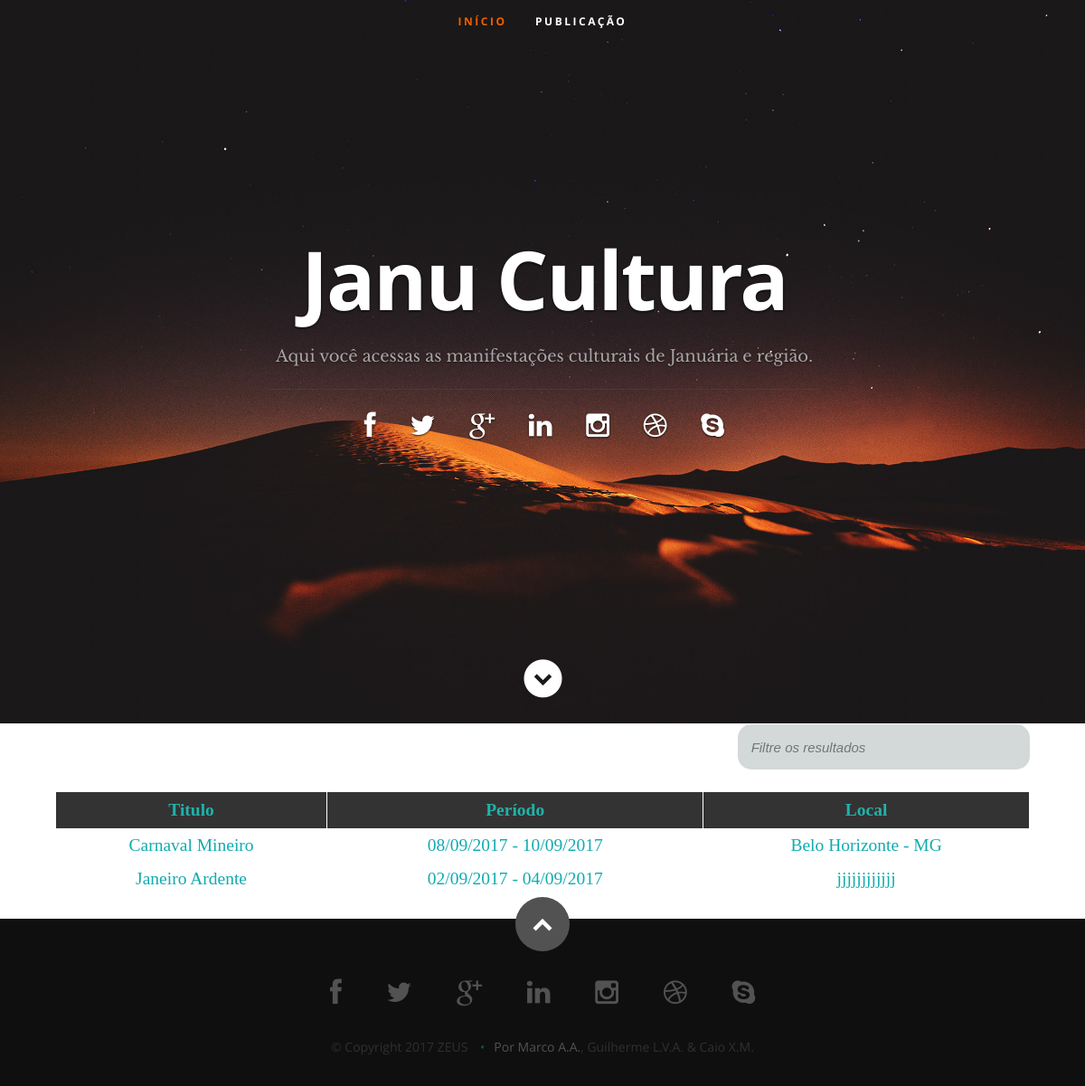
The page /site/index.php on the database its author committed.
### tables this page shows
CREATE TABLE `eventos` (
  `id` int(11) NOT NULL,
  `titulo` varchar(100) NOT NULL,
  `data_inicio` date DEFAULT NULL,
  `data_fim` date DEFAULT NULL,
  `autores` varchar(100) DEFAULT NULL,
  `localizacao` varchar(100) DEFAULT NULL,
  `resumo` text NOT NULL,
  `caracteristicas` varchar(200) DEFAULT NULL,
  `coordenador` varchar(100) DEFAULT NULL,
  `local_ensaio` varchar(100) DEFAULT NULL,
  `ponto_cultura` varchar(100) DEFAULT NULL,
  `informacoes` varchar(200) DEFAULT NULL,
  `usuario` int(11) DEFAULT NULL,
  `data_pub` date DEFAULT NULL
);

### site/index.php (the view, shortened to what this page needs)
<?php
	include_once "conexao.php";
?>
<!DOCTYPE html>
<html class="no-js" lang="pt-BR">
<head>
   <link rel="stylesheet" href="css/default.css">
	<link rel="stylesheet" href="css/layout.css">
   <link rel="stylesheet" href="css/media-queries.css">
   <link rel="stylesheet" href="css/magnific-popup.css">
   <link rel="stylesheet" href="estilo_index.css">
</head>
<body>
   <header id="home" style="background: #161415 url(images/background.jpg) no-repeat top center;">
      <nav id="nav-wrap">
         <ul id="nav" class="nav">
            <li class="current"><a class="smoothscroll" href="#home">Início</a></li>
	         <li><a class="smoothscroll" href="#pagina">Publicação</a></li>
         </ul>
      </nav>
      <div class="row banner">
         <div class="banner-text">
            <h1 class="responsive-headline">Janu Cultura</h1>
            <h3> Aqui você acessas as manifestações culturais de Januária e região. </h3>
            <hr />
            <ul class="social">
               <li><a href="#"><i class="fa fa-facebook"></i></a></li>
               <li><a href="#"><i class="fa fa-twitter"></i></a></li>
               <li><a href="#"><i class="fa fa-google-plus"></i></a></li>
               <li><a href="#"><i class="fa fa-linkedin"></i></a></li>
               <li><a href="#"><i class="fa fa-instagram"></i></a></li>
               <li><a href="#"><i class="fa fa-dribbble"></i></a></li>
               <li><a href="#"><i class="fa fa-skype"></i></a></li>
            </ul>
         </div>
      </div>
      <p class="scrolldown">
         <a class="smoothscroll" href="#pagina"><i class="icon-down-circle"></i></a>
      </p>
   </header>
 <div id="pagina">
<div class="cont">
    <input type="text" class="input-search" alt="lista-clientes" placeholder="Filtre os resultados" />
    <br style="clear:both">
   <form method="GET">
   <?php
	   $sql = $con->prepare("SELECT * FROM eventos order by data_inicio desc");
	   $sql->execute();
		    echo '<table class="lista-clientes" width="100%">
			        <thead>
			            <tr>
			                <th>Titulo</th>
			                <th>Período</th>
			                <th>Local</th>
			            </tr>
			        </thead>';
	    while($row= $sql->fetch(PDO::FETCH_OBJ)){
	    	$titulo = $row->titulo;
	    	$periodo = date('d/m/Y',strtotime($row->data_inicio)).' - '.date('d/m/Y',strtotime($row->data_fim));
	    	$local = $row->localizacao;
		    echo '
		        <tbody>
		            <tr>
		                <td><a href="publicacao.php?id='.$row->id.'">'.$titulo.'</a></td>
		                <td><a href="publicacao.php?id='.$row->id.'">'.$periodo.'</td>
		                <td><a href="publicacao.php?id='.$row->id.'">'.$local.'</td>
		            </tr>
		        </tbody>
		   ';
		}
		echo ' </table>';
	?>
   	</form>
   	</div>
   </div>
   <footer>
      <div class="row">
         <div class="twelve columns">
            <ul class="social-links">
               <li><a href="#"><i class="fa fa-facebook"></i></a></li>
               <li><a href="#"><i class="fa fa-twitter"></i></a></li>
               <li><a href="#"><i class="fa fa-google-plus"></i></a></li>
               <li><a href="#"><i class="fa fa-linkedin"></i></a></li>
               <li><a href="#"><i class="fa fa-instagram"></i></a></li>
               <li><a href="#"><i class="fa fa-dribbble"></i></a></li>
               <li><a href="#"><i class="fa fa-skype"></i></a></li>
            </ul>
            <ul class="copyright">
               <li>&copy; Copyright 2017 ZEUS</li>
               <li><a href="http://facebook.com/marco">Por Marco A.A.</a>, Guilherme L.V.A. & Caio X.M.</li>
            </ul>
         </div>
         <div id="go-top" style="display: block;"><a class="smoothscroll" title="Back to Top" href="#home"><i class="icon-up-open"></i></a></div>
      </div>
   </footer>
</body>
</html>

### site/css/default.css (style rules this page uses)
html, body, div, span, object, iframe, h1, h2, h3, h4, h5, h6, p, blockquote, pre, abbr, address, cite, code, del, dfn, em, img, ins, kbd, q, samp, small, strong, sub, sup, var, b, i, dl, dt, dd, ol, ul, li, fieldset, form, label, legend, table, caption, tbody, tfoot, thead, tr, th, td, article, aside, canvas, details, figcaption, figure, footer, header, hgroup, menu, nav, section, summary, time, mark, audio, video { margin: 0; padding: 0; border: 0; outline: 0; font-size: 100%; vertical-align: baseline; background: transparent; }
article,aside,details,figcaption,figure, footer,header,hgroup,menu,nav,section { display: block; }
table { border-collapse: collapse; border-spacing: 0; }
*, *:before, *:after { -moz-box-sizing: border-box; -webkit-box-sizing: border-box; box-sizing: border-box; }
html { font-size: 62.5%; -webkit-font-smoothing: antialiased; }
body { background: #fff; font-family: 'opensans-regular', sans-serif; font-weight: normal; font-size: 15px; line-height: 30px; color: #838C95; -webkit-font-smoothing: antialiased; -webkit-text-size-adjust: 100%; }
h1, h2, h3, h4, h5, h6 { color: #313131; font-family: 'opensans-bold', sans-serif; font-weight: normal; }
h1 { font-size: 38px; line-height: 42px; margin-bottom: 12px; letter-spacing: -1px; }
h3 { font-size: 22px; line-height: 30px; margin-bottom: 12px; }
p { margin: 0 0 30px 0; }
hr { border: solid #E3E3E3; border-width: 1px 0 0; clear: both; margin: 11px 0 30px; height: 0; }
a, a:visited { text-decoration: none; outline: 0; color: #11ABB0; -webkit-transition: color .3s ease-in-out; -moz-transition: color .3s ease-in-out; -o-transition: color .3s ease-in-out; transition: color .3s ease-in-out; }
p a, p a:visited { line-height: inherit; }
ul, ol { margin-bottom: 24px; margin-top: 12px; }
ul { list-style: none outside; }
li { line-height: 18px; margin-bottom: 12px; }
form { margin-bottom: 24px; }
input[type="text"], input[type="password"], input[type="email"], textarea, select { display: block; padding: 18px 15px; margin: 0 0 24px 0; border: 0; outline: none; vertical-align: middle; min-width: 225px; max-width: 100%; font-size: 15px; line-height: 24px; color: #647373; background: #D3D9D9; }
.row { width: 96%; max-width: 1020px; margin: 0 auto; }
.row:before, .row:after { content: " "; display: table; }
.row:after { clear: both; }
.column, .columns { position: relative; padding: 0 20px; min-height: 1px; float: left; }
.row .twelve { width: 100%; }

### site/estilo_index.css (style rules this page uses)
#pagina { background-color: #fff; width: 100%; height: 100%; text-align: center; font-family: Times; }
.input-search { height: 50px; width: 30%; border:1px solid #CCC; padding:10px 18px; font-size:12px; margin:5% 0; float:right; -webkit-border-radius:15px; -moz-border-radius:15px; -ms-border-radius:15px; -o-border-radius:15px; border-radius:15px; }
table.lista-clientes { border-collapse:collapse; font-size:130%; font-family:Times; color: #20B2AA; background-color: #fff; }
table.lista-clientes th { padding:5px; background:#333; border:1px solid #fff; }
table.lista-clientes td { padding:3px; border:1px solid #fff; }
.cont { width:90%; margin-left: 5%; overflow:hidden; }

### rows shown on the page
eventos: titulo "Carnaval Mineiro", periodo "08/09/2017 - 10/09/2017", localizacao "Belo Horizonte - MG"
eventos: titulo "Janeiro Ardente", periodo "02/09/2017 - 04/09/2017", localizacao "jjjjjjjjjjjj"
